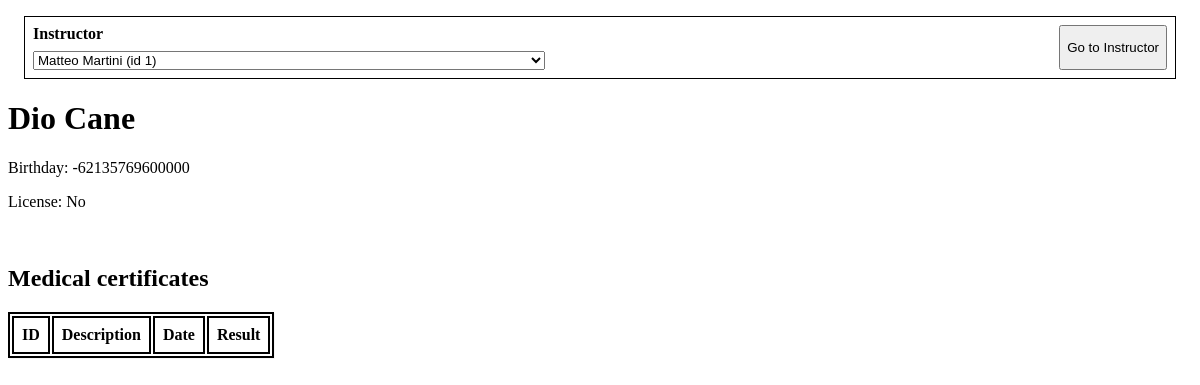
/instructor.php?id=2, run on the app's committed database.
### tables this page shows
CREATE TABLE instructors(
    id INTEGER PRIMARY KEY AUTOINCREMENT,
    name TEXT,
    surname TEXT,
    birthDate DATE,
    license TEXT
);

### Dao/InstructorsDAO.php (called while the page is built, shortened)
<?php
include_once ("../Classes/Instructor.php");
class InstructorsDAO extends GenericDAO {
  public static function read(int $id): ?object {
    $result = GenericDAO::$pdo->query("SELECT * FROM instructors WHERE id = $id", PDO::FETCH_NAMED)->fetch();
    if($result) {
      return new Instructor(
         $result["id"],
         $result["name"],
         $result["surname"],
         $result["birthDate"],
         $result["license"]
      );
    }
    return null;
}
  public static function readAll(): ?array {
    $result = GenericDAO::$pdo->query("SELECT * FROM instructors;");
    $rows = $result->fetchAll(PDO::FETCH_ASSOC);
    $instructors = array();
    foreach ($rows as $row) {
      $instructors[] = new Instructor(
         $row["id"],
         $row["name"],
         $row["surname"],
         $row["birthDate"],
         $row["license"]
      );
    }
    return $instructors;
  }
}

### instructor.php (the view, shortened to what this page needs)
<!DOCTYPE html>
<?php
include_once ("./Dao/InstructorsDAO.php");
include_once ("./Classes/Instructor.php");
$allInstructors = array();
try {
  $allInstructors = InstructorsDAO::readAll();
} catch (Exception $e) {
  $error = $e->getMessage();
}
?>
<html lang="en">
<head>
  <link rel="stylesheet" type="text/css" href="index.css" />
</head>
<body>
<form action="/instructor.php" method="get">
  <label>
    Instructor
    <select id="id" name="id">
      <?php
      foreach($allInstructors as $instructor){
        echo $instructor->toOption();
      }
      ?>
    </select>
  </label>
  <button type="submit">
    Go to Instructor
  </button>
</form>
<?php
if($_SERVER["REQUEST_METHOD"] == "GET"){
  if(isset($_GET["id"]) && $_GET["id"] != null) {
    try {
      $instructor = InstructorsDAO::read($_GET["id"]);
      $htmlCerts = "";
      $instructorName = $instructor->getName() . " " . $instructor->getSurname();
      $instructorBday = $instructor->getBirthDate();
      $instructorLicense = $instructor->getLicense();
      echo <<< HTML
    <h1>$instructorName</h1>
    <p>Birthday: $instructorBday</p>
    <p>License: $instructorLicense</p>
    <br>
    <h2>Medical certificates</h2>
    <table>
        <thead><tr>
            <th>ID</th>
            <th>Description</th>
            <th>Date</th>
            <th>Result</th>
        </tr></thead>
        <tbody>
            $htmlCerts
        </tbody>
    </table>
HTML;
    } catch (Exception $e) {
      echo $e->getMessage();
    }
  } else {
    echo <<< HTML
<h1>Select an instructor to view all lessons where they were absent</h1>
HTML;
  }
}
?>
</body>
</html>

### index.css (style rules this page uses)
body { color: black; }
td, th { border: black 1px solid; padding: 0.5rem; }
table, th { border: black 2px solid; }
table { box-shadow: 1px 1px #0000000a; }
form { border: black 1px solid; margin: 1rem; padding: 0.5rem; display: flex; justify-content: space-between; }
form label { display: flex; flex-flow: column; gap: 0.5rem; font-weight: bold; }
form label select { width: 32rem; }

### data on the page
instructors: instructorName "Dio Cane", birthDate "-62135769600000", license "No"

### other printed values
form field id "Matteo Martini (id 1)"
